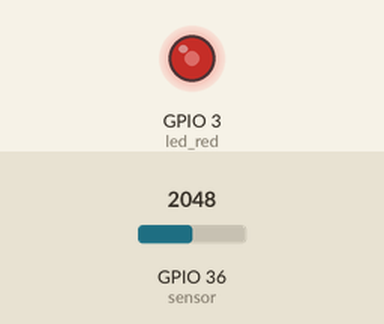
Recording of a sketch running on a simulated ESP32. Shown: output pins drawn as LEDs (lit = HIGH). Inputs (shaded band) come from the test bench; at power-on: GPIO 36 (sensor) = 2048. What the sketch prints to the serial monitor is not drawn.

Above: at 1.2 s.
1.3 s: GPIO 36 (sensor) set to 2866
At 2.0 s:
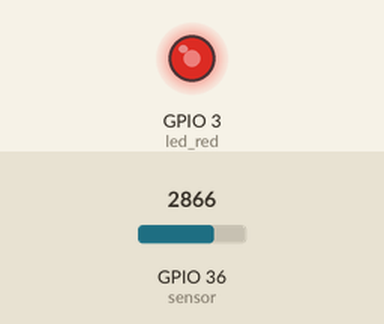
2.8 s: GPIO 36 (sensor) set to 3603
At 3.2 s:
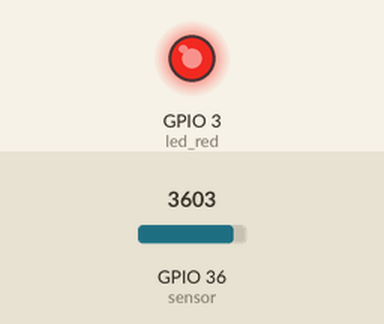
4.3 s: GPIO 36 (sensor) set to 491
At 5.5 s:
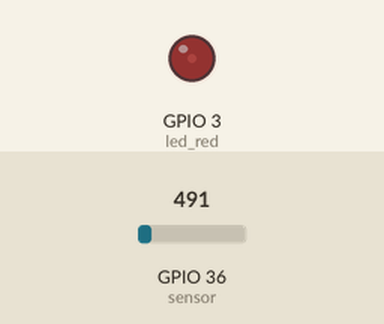
5.8 s: GPIO 36 (sensor) set to 0
At 6.6 s:
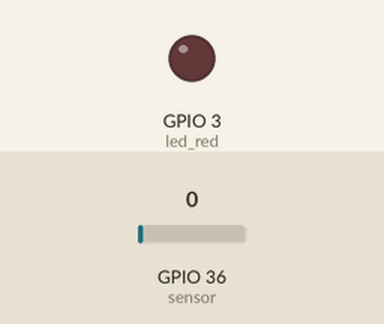
7.3 s: GPIO 36 (sensor) set to 2047
At 7.8 s:
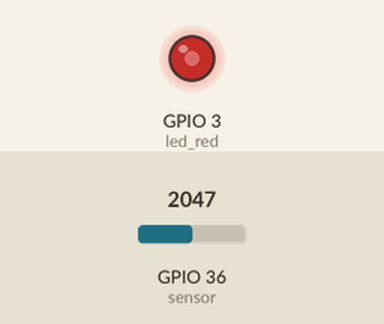
Timing chart, 0 to 9.8 s (numbered marks = the images above; inputs shaded):
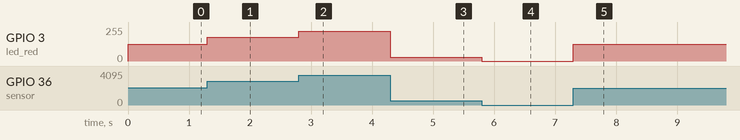

Measured:
- after the input at 1.3 s, GPIO 3 (led_red): 127/255 → 177/255 at once
- after the input at 2.8 s, GPIO 3 (led_red): 177/255 → 223/255 at once
- after the input at 4.3 s, GPIO 3 (led_red): 223/255 → 30/255 at once
- after the input at 5.8 s, GPIO 3 (led_red): 30/255 → 0/255 at once
- after the input at 7.3 s, GPIO 3 (led_red): 0/255 → 127/255 at once

The sketch:

03._variable_resistance_sensor_led_fade.ino
```cpp
int sensor = A0;
int led_red = D2;
int brightness = 0;

void setup(){
  Serial.begin(115200);
  ledcAttachPin(led_red, 0);
  ledcSetup(0, 4000, 8);
  }

void loop(){
  brightness = map(analogRead(sensor), 0, 4095, 0, 255);
  Serial.println(brightness);
  ledcWrite(0, brightness);
  }
```
